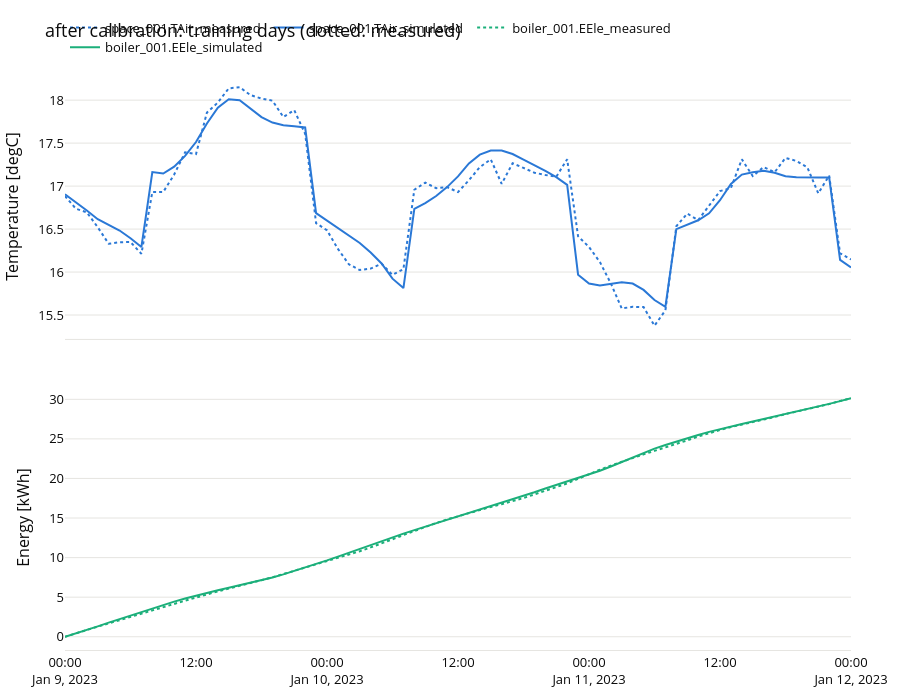
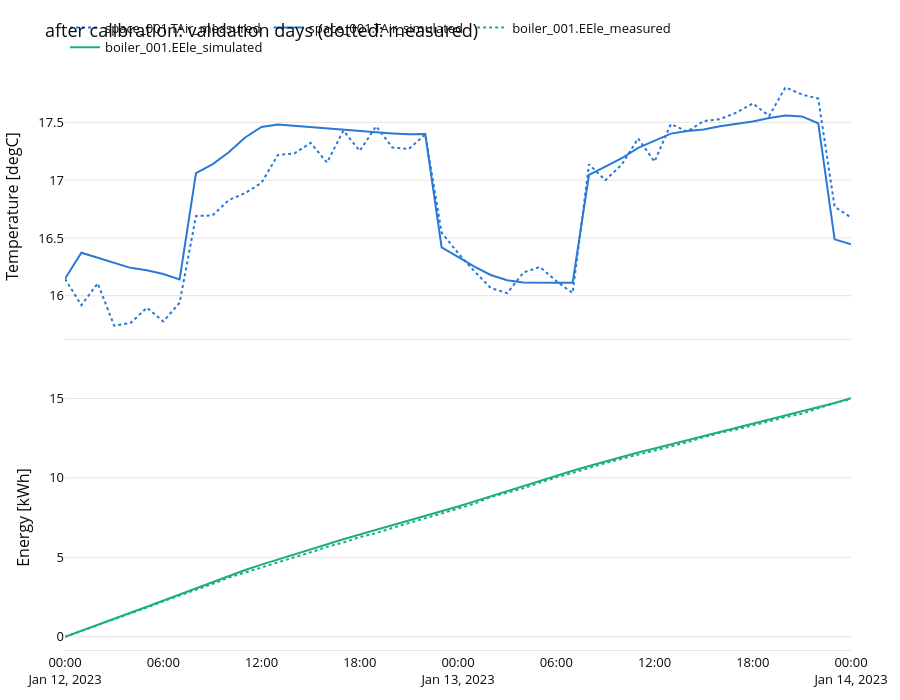

The cell these charts' notebook holds for them, in order:
### Code cell
x0 = study.initial_state(result)
after = simulate_fit(calibrated, training, x0)
display(plot_fit(after, "after calibration: training days (dotted: measured)"))
after_validation = simulate_fit(calibrated, validation)
before_validation = simulate_fit(model, validation)
display(plot_fit(after_validation, "after calibration: validation days (dotted: measured)"))
